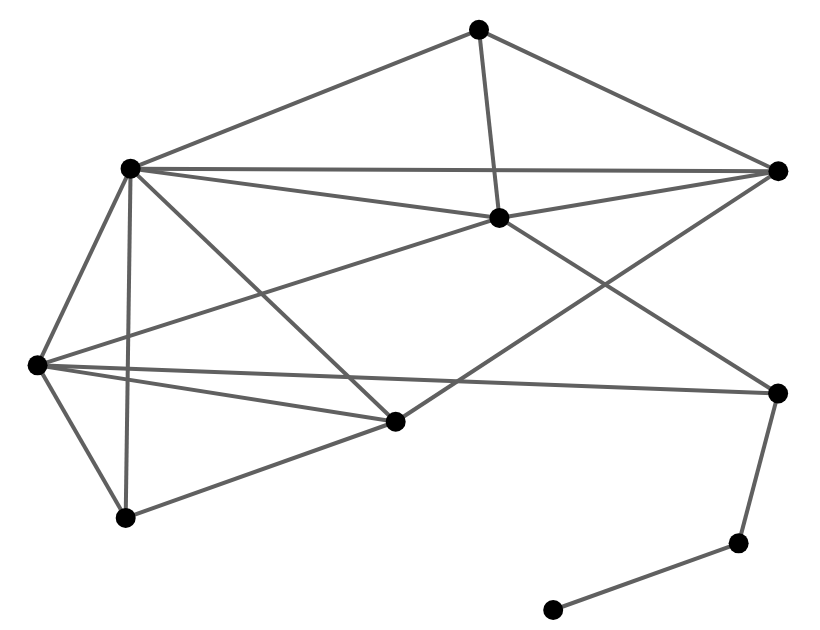

Here is the notebook cell this chart was saved with:
### Markdown cell above
Unstyled one liner

### Code cell
G = nx.krackhardt_kite_graph()

chart =  alph(G)

chart.configure_view(strokeWidth=0).properties(width=400, height=300)

### Figure 1 — Vega-Lite specification as saved in the notebook (floating-point values rounded to 4 significant figures)
{"$schema": "https://vega.github.io/schema/vega-lite/v4.17.0.json", "config": {"view": {"continuousHeight": 300, "continuousWidth": 400, "strokeWidth": 0}}, "datasets": {"data-2c776719eac36cdf9c1b4f46836f02b2": [{"edge": 0, "pair": [0, 1], "source": 0, "target": 1, "x": 389.3, "y": 188.3}, {"edge": 0, "pair": [0, 1], "source": 0, "target": 1, "x": 676.3, "y": 438.8}, {"edge": 1, "pair": [0, 2], "source": 0, "target": 2, "x": 389.3, "y": 188.3}, {"edge": 1, "pair": [0, 2], "source": 0, "target": 2, "x": 186.8, "y": 92.11}, {"edge": 2, "pair": [0, 3], "source": 0, "target": 3, "x": 389.3, "y": 188.3}, {"edge": 2, "pair": [0, 3], "source": 0, "target": 3, "x": 190.4, "y": 441.4}, {"edge": 3, "pair": [0, 5], "source": 0, "target": 5, "x": 389.3, "y": 188.3}, {"edge": 3, "pair": [0, 5], "source": 0, "target": 5, "x": 120.7, "y": 244.6}, {"edge": 4, "pair": [1, 3], "source": 1, "target": 3, "x": 676.3, "y": 438.8}, {"edge": 4, "pair": [1, 3], "source": 1, "target": 3, "x": 190.4, "y": 441.4}, {"edge": 5, "pair": [1, 4], "source": 1, "target": 4, "x": 676.3, "y": 438.8}, {"edge": 5, "pair": [1, 4], "source": 1, "target": 4, "x": 451.8, "y": 580.1}, {"edge": 6, "pair": [1, 6], "source": 1, "target": 6, "x": 676.3, "y": 438.8}, {"edge": 6, "pair": [1, 6], "source": 1, "target": 6, "x": 467.1, "y": 392.1}, {"edge": 7, "pair": [2, 3], "source": 2, "target": 3, "x": 186.8, "y": 92.11}, {"edge": 7, "pair": [2, 3], "source": 2, "target": 3, "x": 190.4, "y": 441.4}, {"edge": 8, "pair": [2, 5], "source": 2, "target": 5, "x": 186.8, "y": 92.11}, {"edge": 8, "pair": [2, 5], "source": 2, "target": 5, "x": 120.7, "y": 244.6}, {"edge": 9, "pair": [3, 4], "source": 3, "target": 4, "x": 190.4, "y": 441.4}, {"edge": 9, "pair": [3, 4], "source": 3, "target": 4, "x": 451.8, "y": 580.1}, {"edge": 10, "pair": [3, 5], "source": 3, "target": 5, "x": 190.4, "y": 441.4}, {"edge": 10, "pair": [3, 5], "source": 3, "target": 5, "x": 120.7, "y": 244.6}, {"edge": 11, "pair": [3, 6], "source": 3, "target": 6, "x": 190.4, "y": 441.4}, {"edge": 11, "pair": [3, 6], "source": 3, "target": 6, "x": 467.1, "y": 392.1}, {"edge": 12, "pair": [4, 6], "source": 4, "target": 6, "x": 451.8, "y": 580.1}, {"edge": 12, "pair": [4, 6], "source": 4, "target": 6, "x": 467.1, "y": 392.1}, {"edge": 13, "pair": [5, 6], "source": 5, "target": 6, "x": 120.7, "y": 244.6}, {"edge": 13, "pair": [5, 6], "source": 5, "target": 6, "x": 467.1, "y": 392.1}, {"edge": 14, "pair": [5, 7], "source": 5, "target": 7, "x": 120.7, "y": 244.6}, {"edge": 14, "pair": [5, 7], "source": 5, "target": 7, "x": 676.1, "y": 216.5}, {"edge": 15, "pair": [6, 7], "source": 6, "target": 7, "x": 467.1, "y": 392.1}, {"edge": 15, "pair": [6, 7], "source": 6, "target": 7, "x": 676.1, "y": 216.5}, {"edge": 16, "pair": [7, 8], "source": 7, "target": 8, "x": 676.1, "y": 216.5}, {"edge": 16, "pair": [7, 8], "source": 7, "target": 8, "x": 646.5, "y": 66.63}, {"edge": 17, "pair": [8, 9], "source": 8, "target": 9, "x": 646.5, "y": 66.63}, {"edge": 17, "pair": [8, 9], "source": 8, "target": 9, "x": 507.4, "y": 0}], "data-9ef36420c9878aff53699fcb9d8255b6": [{"__node_r": 5, "__node_size": 100, "x": 389.3, "y": 188.3}, {"__node_r": 5, "__node_size": 100, "x": 676.3, "y": 438.8}, {"__node_r": 5, "__node_size": 100, "x": 186.8, "y": 92.11}, {"__node_r": 5, "__node_size": 100, "x": 190.4, "y": 441.4}, {"__node_r": 5, "__node_size": 100, "x": 451.8, "y": 580.1}, {"__node_r": 5, "__node_size": 100, "x": 120.7, "y": 244.6}, {"__node_r": 5, "__node_size": 100, "x": 467.1, "y": 392.1}, {"__node_r": 5, "__node_size": 100, "x": 676.1, "y": 216.5}, {"__node_r": 5, "__node_size": 100, "x": 646.5, "y": 66.63}, {"__node_r": 5, "__node_size": 100, "x": 507.4, "y": 0}]}, "height": 300, "layer": [{"data": {"name": "data-2c776719eac36cdf9c1b4f46836f02b2"}, "encoding": {"color": {"value": "#606060"}, "detail": {"field": "edge", "type": "quantitative"}, "opacity": {"value": 1}, "strokeWidth": {"value": 2}, "x": {"axis": {"domain": false, "grid": false, "labels": false, "ticks": false, "title": ""}, "field": "x", "type": "quantitative"}, "y": {"axis": {"domain": false, "grid": false, "labels": false, "ticks": false, "title": ""}, "field": "y", "type": "quantitative"}}, "mark": "line"}, {"data": {"name": "data-9ef36420c9878aff53699fcb9d8255b6"}, "encoding": {"fill": {"value": "#000"}, "opacity": {"value": 1}, "size": {"value": 100}, "stroke": {"value": "#565656"}, "strokeWidth": {"value": 0}, "tooltip": [], "x": {"axis": {"domain": false, "grid": false, "labels": false, "ticks": false, "title": ""}, "field": "x", "type": "quantitative"}, "y": {"axis": {"domain": false, "grid": false, "labels": false, "ticks": false, "title": ""}, "field": "y", "type": "quantitative"}}, "mark": "circle"}], "resolve": {"scale": {"color": "independent", "fill": "independent", "opacity": "independent", "size": "independent", "strokeWidth": "independent"}}, "width": 400}
